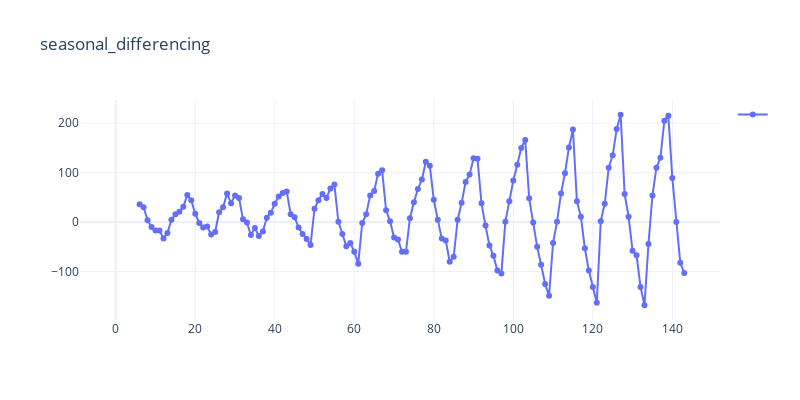

Notebook code cell kept with this figure:
### Markdown cell above
### b. Seasonal Differencing

### Code cell
# to remove varying mean
def seasonal_differencing (timeseries, n=6):
    seasonal_differencing = timeseries - timeseries.shift(n)
    fig = go.Figure(go.Scatter(y = seasonal_differencing,  mode = 'markers+lines', name=""))
    fig.update_layout(title='seasonal_differencing ', showlegend=True, template="plotly_white", width=800, height=400)
    fig.show()
#     return seasonal_differencing

seasonal_differencing(data.Passengers,6)

### Figure 1 — Plotly figure (JSON) as saved in the notebook; plotly's stock layout.template omitted (floating-point values rounded to 4 significant figures; data arrays with more than 128 entries replaced by an {"elided": "..."} marker saying what was removed)
{"data": [{"mode": "markers+lines", "name": "", "type": "scatter", "y": {"elided": "144 int values"}}], "layout": {"height": 400, "showlegend": true, "title": {"text": "seasonal_differencing "}, "width": 800}}
